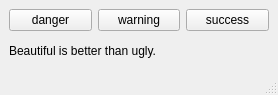
<?xml version="1.0" encoding="UTF-8"?>
<ui version="4.0">
 <class>MainWindow</class>
 <widget class="QMainWindow" name="MainWindow">
  <property name="geometry">
   <rect>
    <x>0</x>
    <y>0</y>
    <width>278</width>
    <height>95</height>
   </rect>
  </property>
  <property name="windowTitle">
   <string>MainWindow</string>
  </property>
  <widget class="QWidget" name="centralwidget">
   <layout class="QGridLayout" name="gridLayout">
    <item row="0" column="0">
     <layout class="QHBoxLayout" name="horizontalLayout">
      <item>
       <widget class="QPushButton" name="pushButton_danger">
        <property name="text">
         <string>danger</string>
        </property>
       </widget>
      </item>
      <item>
       <widget class="QPushButton" name="pushButton_warning">
        <property name="text">
         <string>warning</string>
        </property>
       </widget>
      </item>
      <item>
       <widget class="QPushButton" name="pushButton_success">
        <property name="text">
         <string>success</string>
        </property>
       </widget>
      </item>
     </layout>
    </item>
    <item row="1" column="0">
     <widget class="QLabel" name="label">
      <property name="text">
       <string>Beautiful is better than ugly.</string>
      </property>
     </widget>
    </item>
   </layout>
  </widget>
  <widget class="QStatusBar" name="statusbar"/>
 </widget>
 <resources/>
 <connections/>
</ui>
